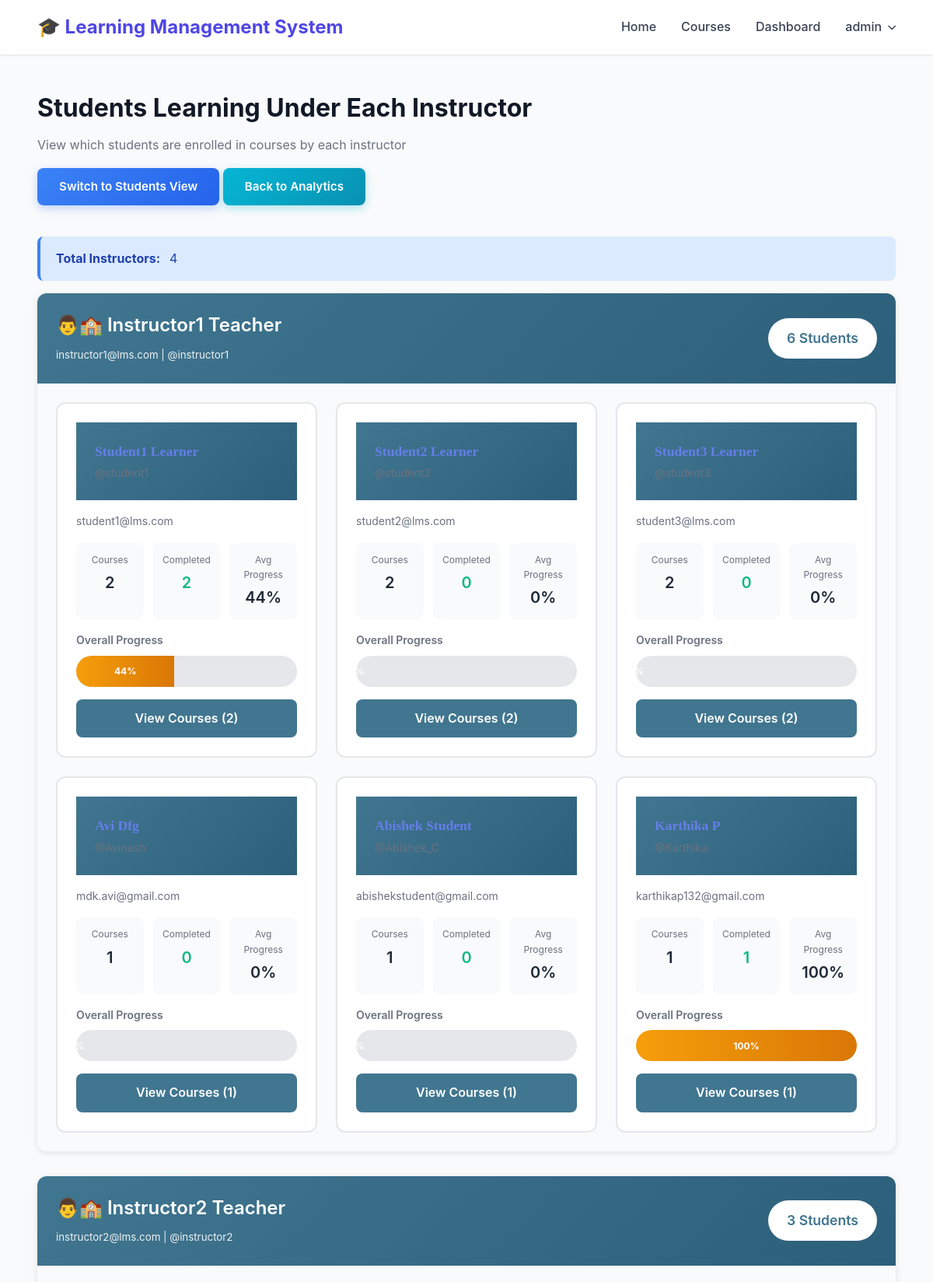
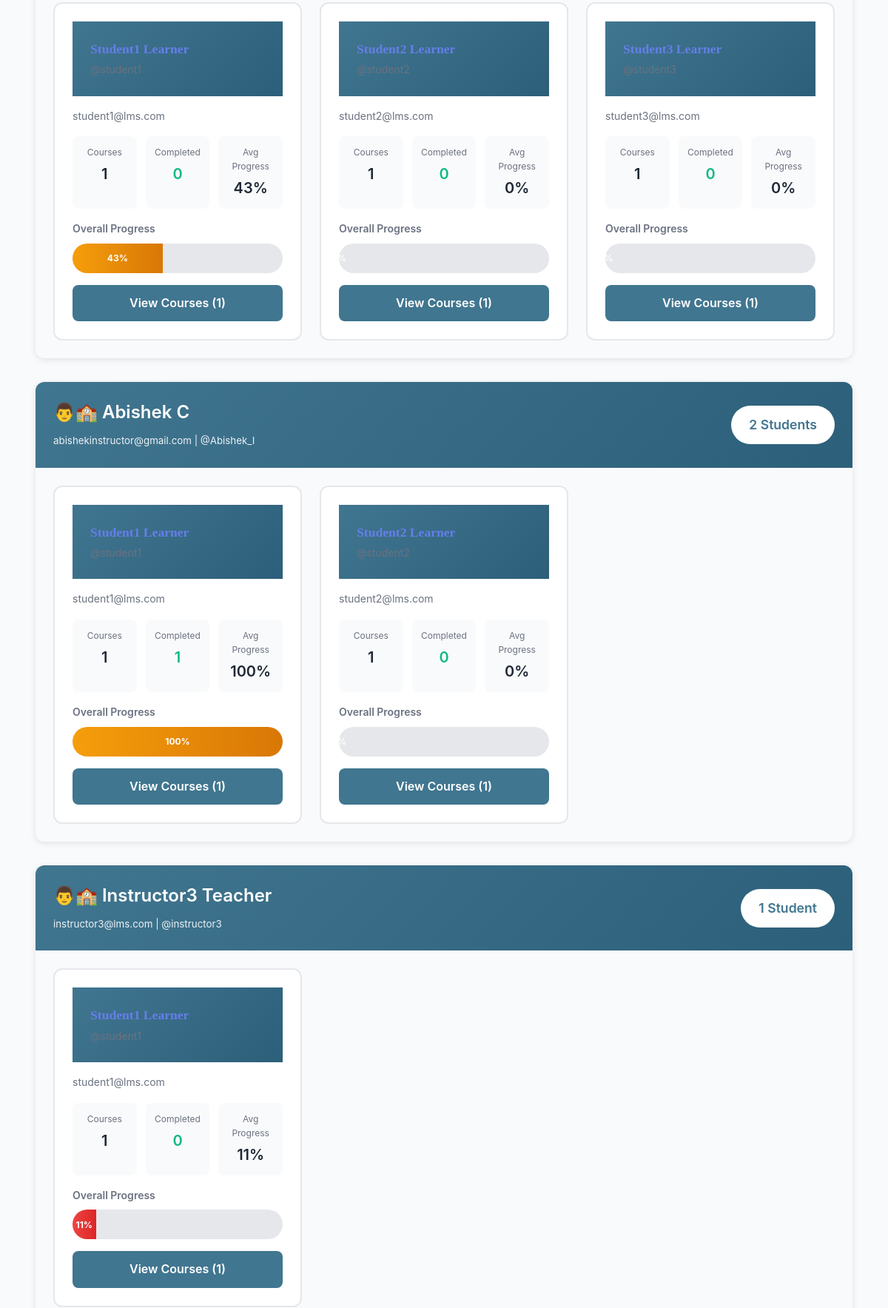
The app's page /manage/instructor-students/ (signed in, upper part) with its own data (2 pictures, top to bottom).
### accounts/models.py (models this page shows, shortened)
class User(AbstractUser):
    USER_TYPE_CHOICES = (
        ('student', 'Student'),
        ('instructor', 'Instructor'),
        ('admin', 'Admin'),
    )
    user_type = models.CharField(max_length=10, choices=USER_TYPE_CHOICES, default='student')
    profile_picture = models.ImageField(upload_to='profile_pictures/', null=True, blank=True)
    phone = models.CharField(max_length=20, null=True, blank=True)
    bio = models.TextField(blank=True, null=True)
    date_of_birth = models.DateField(null=True, blank=True)
    website = models.URLField(max_length=200, blank=True, null=True)
    address = models.TextField(blank=True, null=True)
    LEARNING_STYLE_CHOICES = (
        ('visual', 'Visual'),
        ('auditory', 'Auditory'),
        ('reading', 'Reading/Writing'),
        ('kinesthetic', 'Kinesthetic'),
    )
    learning_style = models.CharField(max_length=20, choices=LEARNING_STYLE_CHOICES, null=True, blank=True)
    preferred_language = models.CharField(max_length=50, blank=True, null=True)
    daily_study_goal = models.PositiveIntegerField(default=30, validators=[MinValueValidator(15), MaxValueValidator(480)])  # in minutes
    @property
    def is_admin(self):
        return self.is_superuser or self.user_type == 'admin'

### accounts/instructor_student_views.py (the view)
# urls.py: path('manage/instructor-students/', instructor_students_view, name='instructor_students_view'),
@staff_member_required
def instructor_students_view(request):
    instructors = User.objects.filter(user_type='instructor').prefetch_related(
        Prefetch('courses_taught', queryset=Course.objects.all()),
        Prefetch('courses_taught__enrollments', queryset=Enrollment.objects.filter(is_active=True).select_related('student'))
    ).annotate(
        total_students=Count('courses_taught__enrollments', filter=Q(courses_taught__enrollments__is_active=True), distinct=True)
    ).order_by('-total_students')
    instructor_data = []
    for instructor in instructors:
        student_ids = set()
        student_courses = {}
        for course in instructor.courses_taught.all():
            for enrollment in course.enrollments.all():
                student = enrollment.student
                student_ids.add(student.id)
                if student.id not in student_courses:
                    student_courses[student.id] = {
                        'student': student,
                        'courses': [],
                        'total_progress': 0,
                        'completed_count': 0
                    }
                student_courses[student.id]['courses'].append({
                    'course': course,
                    'enrollment': enrollment
                })
                student_courses[student.id]['total_progress'] += float(enrollment.progress)
                if enrollment.completed:
                    student_courses[student.id]['completed_count'] += 1
        for student_id in student_courses:
            course_count = len(student_courses[student_id]['courses'])
            if course_count > 0:
                student_courses[student_id]['avg_progress'] = student_courses[student_id]['total_progress'] / course_count
        instructor_data.append({
            'instructor': instructor,
            'student_count': len(student_ids),
            'students': list(student_courses.values())
        })
    context = {
        'instructor_data': instructor_data,
        'total_instructors': instructors.count()
    }
    return render(request, 'admin/instructor_students_view.html', context)

### templates/admin/instructor_students_view.html (shortened to what this page needs)
{% extends 'base.html' %}
{% load static %}
{% block content %}
<div class="container my-5">
    <div class="row mb-4">
        <div class="col-md-12">
            <h2>Students Learning Under Each Instructor</h2>
            <p class="text-muted">View which students are enrolled in courses by each instructor</p>
            <div class="mb-3">
                <a href="{% url 'student_instructors_view' %}" class="btn btn-info">Switch to Students View</a>
                <a href="{% url 'admin_analytics' %}" class="btn btn-secondary">Back to Analytics</a>
            </div>
        </div>
    </div>
    <div class="alert alert-info">
        <strong>Total Instructors:</strong> {{ total_instructors }}
    </div>
    {% for data in instructor_data %}
    <div class="instructor-card">
        <div class="instructor-header">
            <div class="instructor-info">
                <div class="instructor-details">
                    <h4>👨🏫 {{ data.instructor.get_full_name|default:data.instructor.username }}</h4>
                    <small>{{ data.instructor.email }} | @{{ data.instructor.username }}</small>
                </div>
                <div class="student-count-badge">
                    {{ data.student_count }} Student{{ data.student_count|pluralize }}
                </div>
            </div>
        </div>
        {% if data.students %}
        <div class="students-grid">
            {% for student_info in data.students %}
            <div class="student-card">
                <div class="student-header">
                    <div>
                        <h5 class="student-name">{{ student_info.student.get_full_name|default:student_info.student.username }}</h5>
                        <div class="student-username">@{{ student_info.student.username }}</div>
                    </div>
                </div>
                <div class="student-email">{{ student_info.student.email }}</div>
                <div class="student-stats">
                    <div class="stat-item">
                        <div class="stat-label">Courses</div>
                        <div class="stat-value">{{ student_info.courses|length }}</div>
                    </div>
                    <div class="stat-item">
                        <div class="stat-label">Completed</div>
                        <div class="stat-value" style="color: #10b981;">{{ student_info.completed_count }}</div>
                    </div>
                    <div class="stat-item">
                        <div class="stat-label">Avg Progress</div>
                        <div class="stat-value">{{ student_info.avg_progress|floatformat:0 }}%</div>
                    </div>
                </div>
                <div class="progress-container">
                    <div class="progress-label">Overall Progress</div>
                    <div class="progress-bar-wrapper">
                        <div class="progress-bar-fill {% if student_info.avg_progress < 30 %}danger{% elif student_info.avg_progress < 70 %}warning{% endif %}"
                             style="width: {{ student_info.avg_progress }}%;">
                            {{ student_info.avg_progress|floatformat:0 }}%
                        </div>
                    </div>
                </div>
                <button class="view-courses-btn" onclick="toggleCourses('student-{{ student_info.student.id }}-instructor-{{ data.instructor.id }}', this)">
                    View Courses ({{ student_info.courses|length }})
                </button>
            </div>
            {% endfor %}
        </div>
        {% else %}
        <p class="text-muted text-center p-4">No students enrolled in this instructor's courses yet.</p>
        {% endif %}
    </div>
    {% empty %}
    <div class="alert alert-warning">No instructors found in the system.</div>
    {% endfor %}
</div>
{% endblock %}

### templates/base.html (shortened to what this page needs)
<!DOCTYPE html>
<html lang="en">
<head>
    <link rel="stylesheet" href="https://cdnjs.cloudflare.com/ajax/libs/font-awesome/6.0.0/css/all.min.css">
    {% load static %}
    <link rel="stylesheet" href="{% static 'css/reset.css' %}?v=11">
    <link rel="stylesheet" href="{% static 'css/responsive.css' %}?v=17">
    <link rel="stylesheet" href="{% static 'css/style.css' %}?v=11">
    <link rel="stylesheet" href="{% static 'css/admin-fix.css' %}?v=11">
    <link rel="stylesheet" href="{% static 'css/navbar-fix.css' %}?v=11">
    <link rel="stylesheet" href="{% static 'css/instructor-students.css' %}?v=11">
    <link rel="stylesheet" href="{% static 'css/lessons.css' %}?v=2">
    <link rel="stylesheet" href="{% static 'css/quizzes.css' %}?v=2">
    <link rel="stylesheet" href="{% static 'css/dashboard.css' %}?v=2">
    <link rel="stylesheet" href="{% static 'css/student-progress.css' %}?v=2">
    <link rel="stylesheet" href="{% static 'css/admin-progress.css' %}?v=2">
    <link rel="stylesheet" href="{% static 'css/doubts.css' %}?v=2">
    <link rel="stylesheet" href="{% static 'css/assessments.css' %}?v=2">
    <link rel="stylesheet" href="{% static 'css/forms.css' %}?v=1">
</head>
<body>
    <nav class="navbar">
        <div class="container navbar-container">
            <a class="navbar-brand" href="/">🎓 Learning Management System</a>
            <div class="navbar-menu" id="navbarMenu">
                <a class="nav-link" href="{% url 'home' %}">Home</a>
                <a class="nav-link" href="{% url 'courses:course_list' %}">Courses</a>
                {% if user.is_authenticated %}
                <a class="nav-link" href="{% url 'accounts:dashboard' %}">Dashboard</a>
                <div class="dropdown" id="userDropdownContainer">
                    <span class="nav-link dropdown-toggle" onclick="toggleDropdown(event)">{{ user.username }}</span>
                </div>
                {% else %}
                <a class="nav-link" href="{% url 'accounts:login' %}">Login</a>
                <a class="btn-register" href="{% url 'accounts:register' %}">Register</a>
                {% endif %}
            </div>
        </div>
    </nav>
    <main>
        {% block content %}{% endblock %}
    </main>
</body>
</html>

### static/css/responsive.css (style rules this page uses)
:root { --primary: #4f46e5; --primary-dark: #4338ca; --secondary: #06b6d4; --success: #10b981; --danger: #ef4444; --warning: #f59e0b; --dark: #1f2937; --light: #f9fafb; --white: #ffffff; --gray-100: #f3f4f6; --gray-200: #e5e7eb; --gray-300: #d1d5db; --gray-500: #6b7280; --gray-700: #374151; --gray-900: #111827; --shadow: 0 1px 3px rgba(0,0,0,0.1); --shadow-md: 0 4px 6px rgba(0,0,0,0.1); --shadow-lg: 0 10px 15px rgba(0,0,0,0.1); --radius: 0.5rem; --radius-lg: 0.75rem; --transition: all 0.3s ease; --max-width: 1280px; }
body { font-size: clamp(0.875rem, 2vw, 1rem); color: var(--gray-900); background: var(--light); }
h2 { font-size: clamp(1.5rem, 4vw, 2rem); font-weight: 700; line-height: 1.3; margin-bottom: 0.875rem; }
h4 { font-size: clamp(1.125rem, 2.5vw, 1.5rem); font-weight: 600; line-height: 1.4; margin-bottom: 0.75rem; }
h5 { font-size: clamp(1rem, 2vw, 1.25rem); font-weight: 600; line-height: 1.5; margin-bottom: 0.5rem; }
p { margin-bottom: 1rem; line-height: 1.6; }
.container { width: 100%; max-width: var(--max-width); margin: 0 auto; padding: 0 1rem; }
@media (min-width: 768px) { .container { padding: 0 2rem; } }
@media (min-width: 1024px) { .container { padding: 0 3rem; } }
.navbar { background: var(--white); box-shadow: var(--shadow); position: sticky; top: 0; z-index: 1000; padding: 1rem 0; }
.navbar-container { display: flex; justify-content: space-between; align-items: center; gap: 1rem; }
.navbar-brand { font-size: clamp(1.25rem, 3vw, 1.5rem); font-weight: 700; color: var(--primary); }
.navbar-menu { position: fixed; top: 0; right: -100%; width: min(80%, 300px); height: 100vh; background: var(--white); box-shadow: var(--shadow-lg); padding: 2rem 1.5rem; transition: right 0.3s ease; }
.navbar-menu .nav-link { display: block; padding: 0.875rem 0; color: var(--gray-700); font-weight: 500; border-bottom: 1px solid var(--gray-200); transition: var(--transition); }
.dropdown { position: relative; }
.dropdown-toggle { cursor: pointer; display: flex; align-items: center; gap: 0.5rem; }
.dropdown-toggle::after { content: '▾'; font-size: 0.75em; }
@media (min-width: 768px) { .navbar-menu { position: static; width: auto; height: auto; padding: 0; display: flex; align-items: center; gap: 2rem; box-shadow: none; } }
@media (min-width: 768px) { .navbar-menu .nav-link { padding: 0; border: none; } }
.btn { display: inline-flex; align-items: center; justify-content: center; gap: 0.5rem; padding: 0.75rem 1.75rem; font-size: 0.95rem; font-weight: 600; border-radius: 0.5rem; transition: all 0.2s ease; cursor: pointer; border: none; min-height: 44px; text-align: center; text-decoration: none; position: relative; overflow: hidden; box-shadow: 0 2px 8px rgba(0,0,0,0.08); }
.btn::before { content: ''; position: absolute; top: 50%; left: 50%; width: 0; height: 0; border-radius: 50%; background: rgba(255,255,255,0.2); transform: translate(-50%, -50%); transition: width 0.6s, height 0.6s; }
.btn-secondary { background: linear-gradient(135deg, #06b6d4 0%, #0891b2 100%); color: var(--white); box-shadow: 0 4px 12px rgba(6, 182, 212, 0.3); }
.btn-info { background: linear-gradient(135deg, #3b82f6 0%, #2563eb 100%); color: var(--white); box-shadow: 0 4px 12px rgba(59, 130, 246, 0.3); }
.alert { padding: 1rem 3rem 1rem 1.25rem; border-radius: var(--radius); margin-bottom: 1rem; border-left: 4px solid; position: relative; display: flex; align-items: center; gap: 0.75rem; transition: opacity 0.3s ease; }
.alert-info { background: #dbeafe; border-color: #3b82f6; color: #1e40af; }
.text-muted { color: var(--gray-500); }
.mb-3 { margin-bottom: 1.5rem; }
.mb-4 { margin-bottom: 2rem; }

### static/css/style.css (style rules this page uses)
.student-name { font-size: 42px; font-weight: bold; color: #667eea; margin: 20px 0; font-family: 'Georgia', serif; text-transform: capitalize; }

### static/css/admin-fix.css (style rules this page uses)
.dashboard-stats, .admin-stats-grid, .row.mb-4 { display: grid !important; gap: 1.5rem; grid-template-columns: repeat(auto-fit, minmax(200px, 1fr)) !important; }
.row { display: flex; flex-wrap: wrap; gap: 1rem; margin: 0; }
.row > [class*='col-'] { padding: 0; }
.mb-4 { margin-bottom: 1.5rem !important; }

### static/css/navbar-fix.css (style rules this page uses)
.navbar .dropdown { position: relative; }
.navbar .dropdown-toggle { cursor: pointer; user-select: none; display: flex; align-items: center; gap: 0.5rem; }
.navbar .dropdown-toggle::after { content: '\f078'; font-family: 'Font Awesome 6 Free'; font-weight: 900; font-size: 0.7rem; transition: transform 0.3s; }

### records on screen
User: username "admin"
User: instructor.get_full_name "Instructor1 Teacher", instructor.email "instructor1@lms.com", instructor.username "instructor1", student_count "6"
User: student.get_full_name "Student1 Learner", student.email "student1@lms.com", courses|length "2", completed_count "2", avg_progress "44", {{ student_info.avg_progress }} 44.445 (drawn), courses|length "1", completed_count "0", avg_progress "43", {{ student_info.avg_progress }} 42.86 (drawn), completed_count "1", avg_progress "100", {{ student_info.avg_progress }} 100.0 (drawn), avg_progress "11", {{ student_info.avg_progress }} 11.11 (drawn)
User: student.get_full_name "Student2 Learner", student.email "student2@lms.com", courses|length "2", completed_count "0", avg_progress "0", courses|length "1"
User: student.get_full_name "Student3 Learner", student.email "student3@lms.com", courses|length "2", completed_count "0", avg_progress "0", courses|length "1"
User: student.get_full_name "Avi Dfg", student.email "mdk.avi@gmail.com", courses|length "1", completed_count "0", avg_progress "0"
User: student.get_full_name "Abishek Student", student.username "Abishek_C", student.email "abishekstudent@gmail.com", courses|length "1", completed_count "0", avg_progress "0"
User: student.get_full_name "Karthika P", student.email "karthikap132@gmail.com", courses|length "1", completed_count "1", avg_progress "100", {{ student_info.avg_progress }} 100.0 (drawn)
User: instructor.get_full_name "Instructor2 Teacher", instructor.email "instructor2@lms.com", instructor.username "instructor2", student_count "3"
User: instructor.get_full_name "Abishek C", instructor.email "abishekinstructor@gmail.com", instructor.username "Abishek_I", student_count "2"
User: instructor.get_full_name "Instructor3 Teacher", instructor.email "instructor3@lms.com", instructor.username "instructor3", student_count "1"

### other values on screen
{{ total_instructors }} "4"
